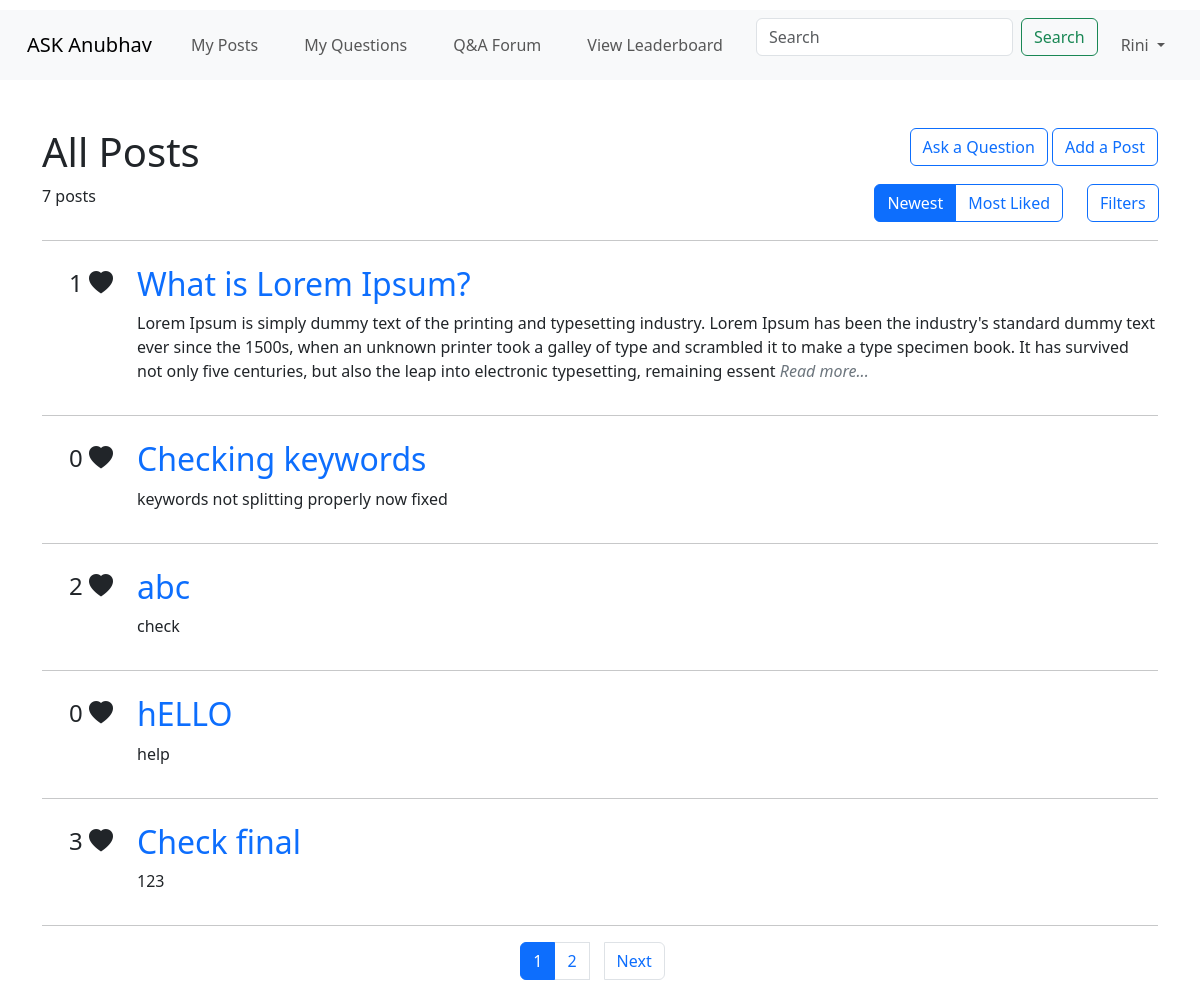
Page / (signed in) on the earlier database version.
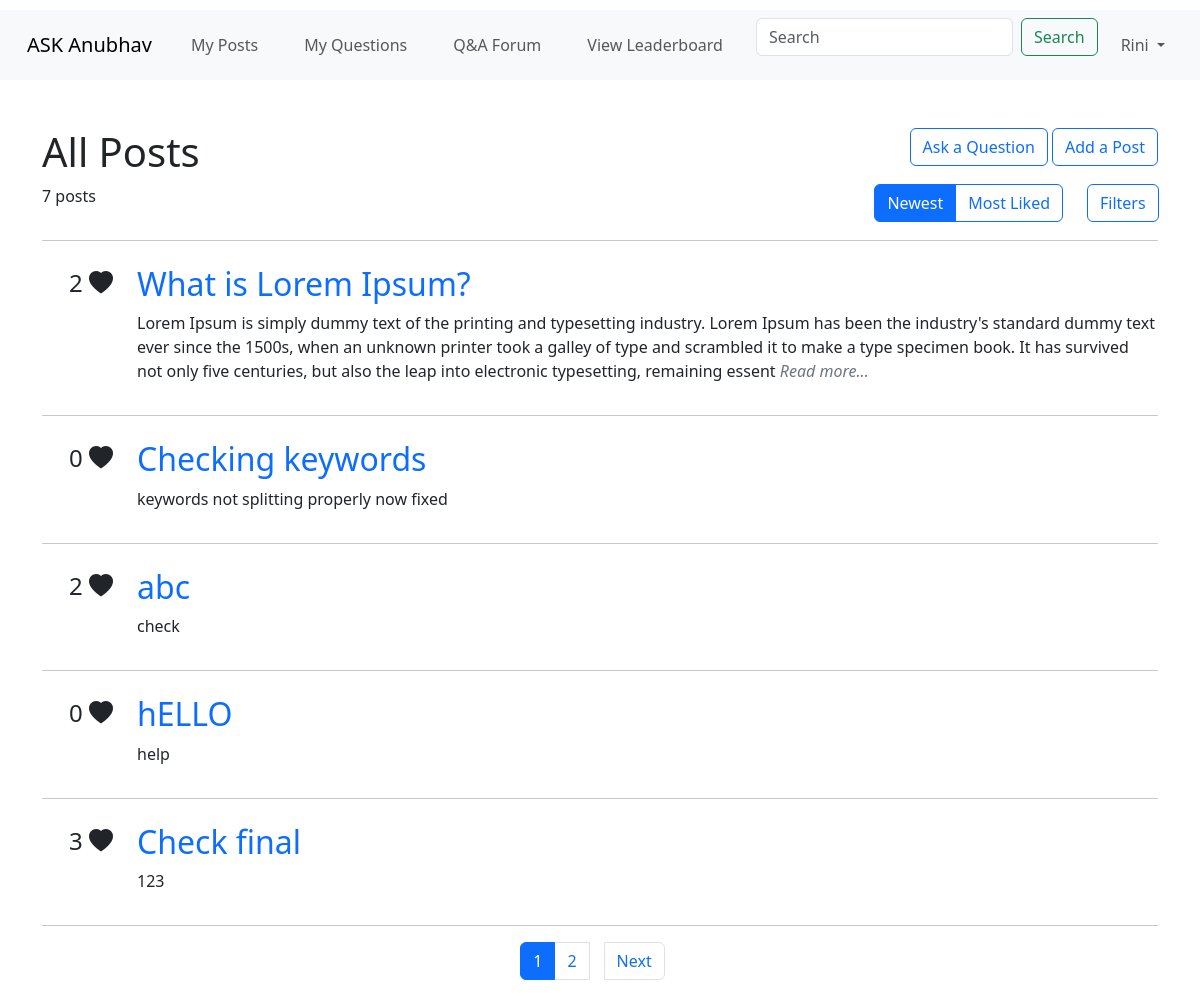
Same page on the later database version.
### merged.py (models this page shows, shortened)
class Post(db.Model):
    __tablename__ = 'post'
    id = db.Column(db.Integer, primary_key=True)
    title = db.Column(db.String(100), nullable=False)
    body = db.Column(db.Text, nullable=False)
    keywords = db.Column(db.String(255))
    date_of_post = db.Column(db.DateTime, default=lambda: datetime.now(timezone.utc))
    student_id = db.Column(db.Integer, nullable=False)
    like_count = db.Column(db.Integer, default=0)
    tags = db.relationship('Tag', secondary=post_tags, lazy='subquery', backref=db.backref('posts', lazy=True))
    approval = db.relationship('PostApproval', uselist=False, back_populates='post')

### merged.py (the view, shortened to what this page needs)
@app.route('/index')
@app.route('/')
def index():
    try:
        if 'student_id' not in session:
            flash("Please login to access the dashboard", "warning")
            return redirect(url_for('login'))
        sort = request.args.get('sort', 'latest')  # default sort is 'latest'
        page = request.args.get('page', 1, type=int)
        per_page = 5
        search_query = request.args.get('search', '').strip()
        posts_query = Post.query.outerjoin(PostApproval, Post.id == PostApproval.post_id)
        if not session.get('is_faculty'):
            posts_query = posts_query.filter(or_(PostApproval.status == "Approved"))
        if sort == 'accepted':
            posts_query = posts_query.filter(func.lower(PostApproval.status) == 'approved').order_by(
                Post.date_of_post.desc())
        elif sort == 'rejected':
            posts_query = posts_query.filter(func.lower(PostApproval.status) == 'rejected').order_by(
                Post.date_of_post.desc())
        elif sort == 'pending':
            posts_query = posts_query.filter(PostApproval.post_id == None).order_by(Post.date_of_post.desc())
        elif sort == 'likes':
            posts_query = posts_query.order_by(Post.like_count.desc())
        else:
            posts_query = posts_query.order_by(Post.date_of_post.desc())
        filtered_post_count = posts_query.count()
        pagination = posts_query.paginate(page=page, per_page=per_page, error_out=False)
        posts = pagination.items
        return render_template(
            'ASK_Anubhav/Student/index.html',
            posts=posts,
            pagination=pagination,
            total_posts=filtered_post_count,
            search_query=search_query,
            username=session.get('username', 'Guest'),
            current_sort=sort
        )
    except Exception as e:
        print(f"An error occurred: {str(e)}")
        flash("Something went wrong!", "danger")
        return redirect(url_for('login'))

### merged.py (called while the page is built)
@app.context_processor
def inject_session():
    try:
        return dict(session=session)  # Inject session into all templates
    except Exception as e:
        print("Session not created due to: {str(e)}")
        return dict(session={})

### templates/ASK_Anubhav/Student/index.html (shortened to what the changed rows need)
<!DOCTYPE html>
<html lang="en">
<head>
  <link rel="stylesheet" href="/static/style.css" />
  <link href="https://cdn.jsdelivr.net/npm/bootstrap@5.3.3/dist/css/bootstrap.min.css" rel="stylesheet"
 />
  <link href="https://cdn.jsdelivr.net/npm/bootstrap-icons/font/bootstrap-icons.css" rel="stylesheet">
</head>
<body>
  <div class="container">
    <div class="row mt-5">
      <div class="col-md-9 ">
        <h1>All Posts</h1>
      </div>
      <div class="col-md-3 text-end">
      </div>
    </div>
    <div class="row">
      <div class="col-2 col-sm-2 col-md-2 col-xs-2">
      </div>
      <div class="col-9 col-sm-9 col-md-9 col-xs-9 text-end">
      </div>
      <div class="col-1 col-sm-1 col-md-1 col-xs-1 text-end">
      </div>
    </div>
    <hr />
    {% for post in posts %}
    <div class="row mt-4" id="post-{{ post.id }}" onclick="window.location='{{ url_for('post_details', post_id=post.id) }}';"
         style="cursor: pointer;">
      <div class="col-1 text-end">
        <p style="font-size: 24px;">{{ post.like_count }} <i class="bi bi-heart-fill"></i></p>
      </div>
      <div class="col-11">
        <a class="anchor-tag" href="{{ url_for('post_details', post_id=post.id) }}" style="text-decoration:none;">
          <h2>{{ post.title }}</h2>
        </a>
        <p>{{ post.body[:350] }}
          {% if post.body|length > 350 %}
          <span style="color: #6c757d; font-style: italic;">Read more...</span>
          {% endif %}
        </p>
      </div>
    </div>
    <hr />
    {% endfor %}
  </div>
</body>
</html>

Differences in the rows shown:
changed Post "What is Lorem Ipsum?": like_count "1" → "2"
